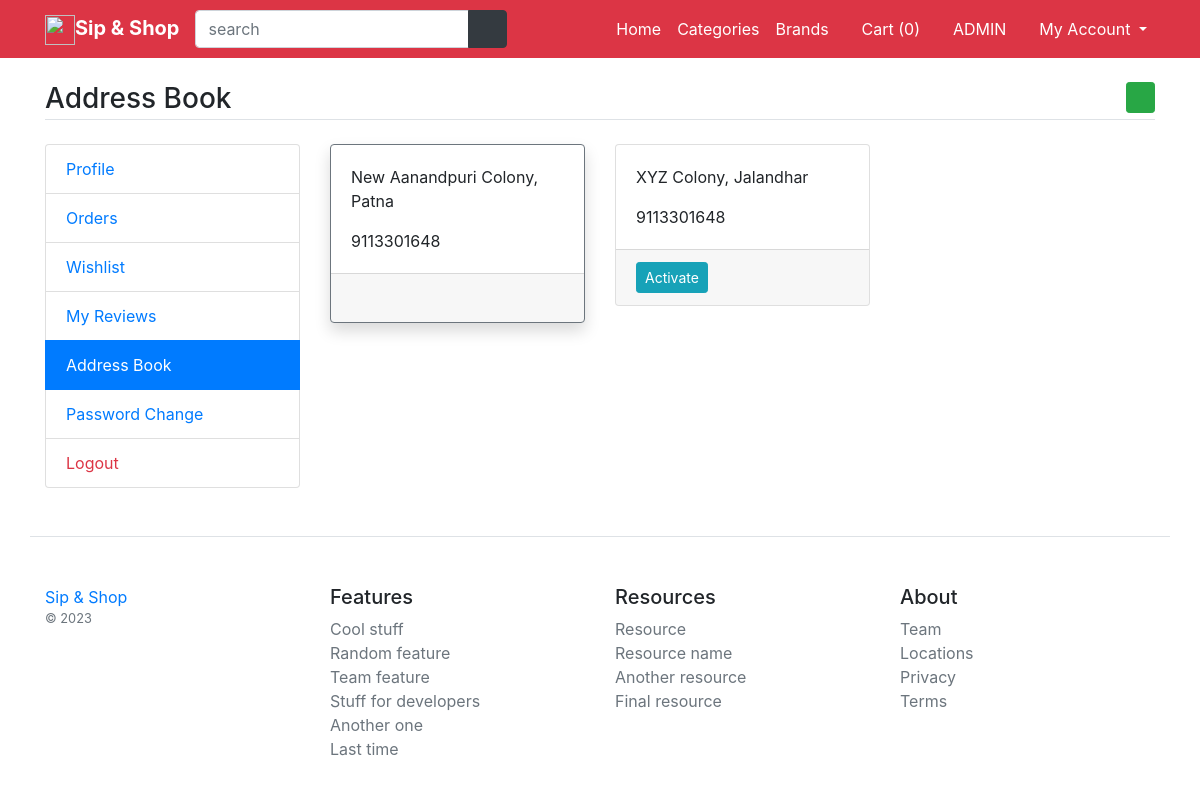
Screenshot of /my-addressbook (signed in) with the database file from the repository.
### main/models.py (models this page shows)
class UserAddressBook(models.Model):
    user=models.ForeignKey(User,on_delete=models.CASCADE)
    mobile=models.CharField(max_length=50,null=True)
    address=models.TextField()
    status=models.BooleanField(default=False)
    class Meta:
        verbose_name_plural=' ➢ AddressBook'

### main/views.py (the view)
# urls.py: path('my-addressbook',views.my_addressbook, name='my-addressbook'),
def my_addressbook(request):
	addbook=UserAddressBook.objects.filter(user=request.user.id).order_by('-id')
	return render(request, 'user/addressbook.html',{'addbook':addbook})

### main/template_context.py (called while the page is built)
def get_filters(request):
    cats=Product.objects.distinct().values('category__title','category__id')
    brands=Product.objects.distinct().values('brand__title','brand__id')
    colors=ProductAttribute.objects.distinct().values('color__title','color__id','color__color_code')
    sizes=ProductAttribute.objects.distinct().values('size__title','size__id')
    minMaxPrice=ProductAttribute.objects.aggregate(Min('price'),Max('price'))
    data={
        'cats':cats,
		'brands':brands,
		'colors':colors,
		'sizes':sizes,
        'minMaxPrice':minMaxPrice,
    }
    return data

### main/templates/user/addressbook.html (shortened to what this page needs)
{% extends 'base.html' %}
{% load static %}
{% block content %}
<main class="container my-4">
	<h3 class="my-4 border-bottom pb-1">Address Book <a href="{% url 'add-address' %}" class="float-right btn btn-sm btn-success"><i class="fa fa-plus"></i></a></h3>
	<div class="row">
		<div class="col-md-3">
			{% include 'user/user-sidebar.html' %}
		</div>
		<div class="col-md-9">
			<div class="row">
				{% for add in addbook %}
				<div class="col-md-4">
					<div class="card mb-3 {% if add.status %}border-secondary shadow{% endif %} address{{add.id}} address">
						<div class="card-body">
							<p class="card-text">{{add.address}}</p>
							<p class="card-text">{{add.mobile}}</p>
						</div>
						{% if add.status %}
						<div class="card-footer">
							<i class="fa fa-check-circle text-success check{{add.id}} check"></i>
							<a href="{% url 'update-address' add.id %}" class="float-right"><i class="fa fa-edit"></i></a>
						</div>
						{% else %}
						<div class="card-footer footer{{add.id}}">
							<button data-address="{{add.id}}" class="btn btn-sm btn-info activate-address btn{{add.id}} actbtn">Activate</button>
							<a href="{% url 'update-address' add.id %}" class="float-right"><i class="fa fa-edit"></i></a>
						</div>
						{% endif %}
					</div>
				</div>
				{% endfor %}
			</div>
		</div>
	</div>
</main>
{% endblock %}

### rows the page displays
UserAddressBook: address "New Aanandpuri Colony, Patna", mobile "9113301648"
UserAddressBook: address "XYZ Colony, Jalandhar", mobile "9113301648"

### other values shown
{{ request.session.cartdata|length }} "0"
